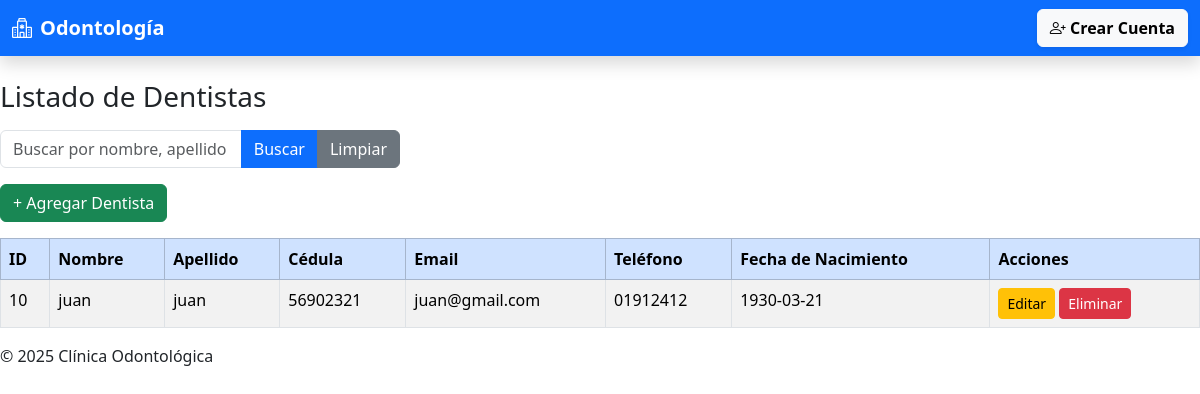
The page /dentistas/lista.php on the database its author committed.
### tables this page shows
CREATE TABLE IF NOT EXISTS `dentistas` (
  `id` int(11) NOT NULL AUTO_INCREMENT,
  `nombre` varchar(100) NOT NULL,
  `apellido` varchar(100) NOT NULL,
  `email` varchar(100) NOT NULL,
  `telefono` varchar(20) DEFAULT NULL,
  `fecha_nacimiento` date DEFAULT NULL,
  `cedula` varchar(8) NOT NULL,
  PRIMARY KEY (`id`),
  UNIQUE KEY `email` (`email`)
);

### dentistas/lista.php (the view)
<?php
include("../includes/header.php");
include("../includes/db.php");
$buscar = trim($_GET['buscar'] ?? '');
if ($buscar) {
    $sql = "SELECT * FROM Dentistas
            WHERE nombre LIKE ? OR apellido LIKE ? OR cedula LIKE ?
            ORDER BY apellido, nombre";
    $stmt = $conn->prepare($sql);
    $likeBuscar = "%$buscar%";
    $stmt->bind_param("sss", $likeBuscar, $likeBuscar, $likeBuscar);
    $stmt->execute();
    $resultado = $stmt->get_result();
} else {
    $sql = "SELECT * FROM Dentistas ORDER BY apellido, nombre";
    $resultado = $conn->query($sql);
}
?>
<h3 class="mb-3">Listado de Dentistas</h3>
<form method="get" class="mb-3">
    <div class="input-group" style="max-width: 400px;">
        <input type="text" class="form-control" name="buscar" placeholder="Buscar por nombre, apellido o cédula" value="<?= htmlspecialchars($buscar) ?>">
        <button type="submit" class="btn btn-primary">Buscar</button>
        <a href="lista.php" class="btn btn-secondary">Limpiar</a>
    </div>
</form>
<a href="crear.php" class="btn btn-success mb-3">+ Agregar Dentista</a>
<table class="table table-striped table-bordered">
  <thead class="table-primary">
    <tr>
      <th>ID</th>
      <th>Nombre</th>
      <th>Apellido</th>
      <th>Cédula</th>
      <th>Email</th>
      <th>Teléfono</th>
      <th>Fecha de Nacimiento</th>
      <th>Acciones</th>
    </tr>
  </thead>
  <tbody>
    <?php if ($resultado->num_rows > 0): ?>
      <?php while ($fila = $resultado->fetch_assoc()): ?>
        <tr>
          <td><?= $fila['id'] ?></td>
          <td><?= htmlspecialchars($fila['nombre']) ?></td>
          <td><?= htmlspecialchars($fila['apellido']) ?></td>
          <td><?= htmlspecialchars($fila['cedula']) ?></td>
          <td><?= htmlspecialchars($fila['email']) ?></td>
          <td><?= htmlspecialchars($fila['telefono']) ?></td>
          <td><?= $fila['fecha_nacimiento'] ?></td>
          <td>
            <a href="editar.php?id=<?= $fila['id'] ?>" class="btn btn-sm btn-warning">Editar</a>
            <a href="eliminar.php?id=<?= $fila['id'] ?>" class="btn btn-sm btn-danger" onclick="return confirm('¿Eliminar dentista?')">Eliminar</a>
          </td>
        </tr>
      <?php endwhile; ?>
    <?php else: ?>
      <tr><td colspan="8" class="text-center">No hay dentistas registrados</td></tr>
    <?php endif; ?>
  </tbody>
</table>
<?php include("../includes/footer.php"); ?>

### rows shown on the page
dentistas: id "10", nombre "juan", apellido "juan", cedula "56902321", email "juan@gmail.com", telefono "01912412", fecha_nacimiento "1930-03-21"
